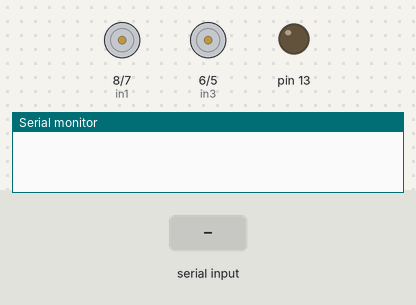
The sketch below on a simulated Arduino Uno, built with avr-gcc and run on an emulated ATmega328P. Shown: motor-driver pin pairs drawn as motors (green arrow = first pin HIGH = forward, orange = second pin HIGH = backward, longer = more drive, scaled by the enable pin), output pins drawn as LEDs (lit = HIGH), the last lines printed to the serial monitor. Inputs (shaded band) come from the test bench.

Above: at 1.2 s.
1.3 s: "F" received over Serial
At 2.5 s:
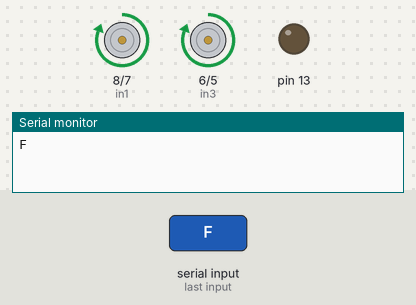
2.8 s: "B" received over Serial
At 3.7 s:
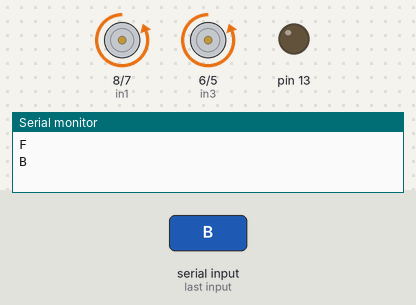
4.3 s: "L" received over Serial
At 4.9 s:
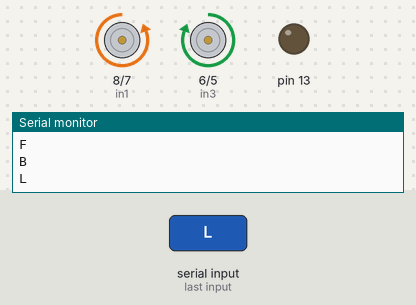
5.8 s: "R" received over Serial
At 7.0 s:
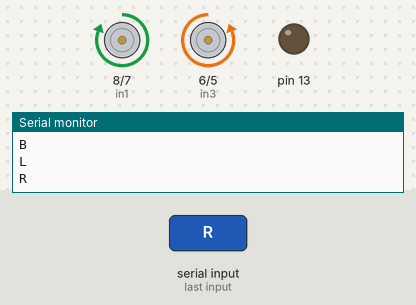
7.3 s: "W" received over Serial
At 8.4 s:
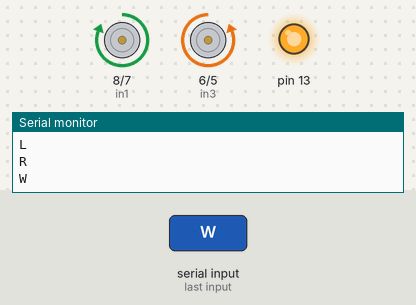
8.8 s: "F" received over Serial
At 9.5 s:
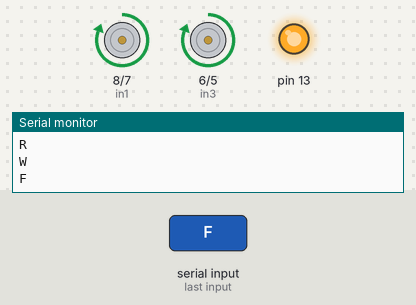
Timing chart, 0 to 11.3 s (numbered marks = the images above; inputs shaded):
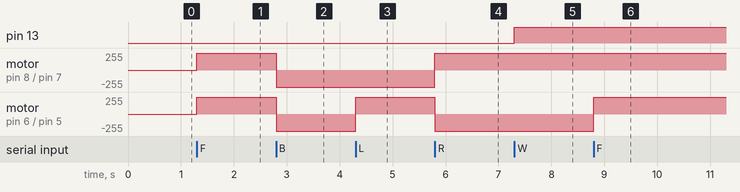

The sketch:

dddddd.ino
```cpp
int incomingByte = 0;
#define enA 9
#define enB 4
#define in1 8
#define in2 7
#define in3 6
#define in4 5
char t;
void setup() {

Serial.begin(9600); // opens serial port, sets data rate to 9600 bps
pinMode(9,OUTPUT);
pinMode(8,OUTPUT);
pinMode(7,OUTPUT);
pinMode(6,OUTPUT);
pinMode(5,OUTPUT);
pinMode(4,OUTPUT);
pinMode(13,OUTPUT);

}

void loop() {

if(Serial.available()){
  t = Serial.read();
  Serial.println(t);
}
if(t=='F'){
  digitalWrite(enA,HIGH);
  digitalWrite(enB,HIGH);
  digitalWrite(in1,HIGH);
  digitalWrite(in3,HIGH);
  digitalWrite(in2,LOW);
  digitalWrite(in4,LOW);
}
else if (t=='B'){
  digitalWrite(enA,HIGH);
  digitalWrite(enB,HIGH);
  digitalWrite(in1,LOW);
  digitalWrite(in3,LOW);
  digitalWrite(in2,HIGH);
  digitalWrite(in4,HIGH);

}
else if (t=='L'){
  digitalWrite(in3,HIGH);
  digitalWrite(in4,LOW);
  /*enables*/
  digitalWrite(enA,HIGH);
  digitalWrite(enB,HIGH);

    digitalWrite(in1,LOW);
  digitalWrite(in2,HIGH);

}
else if (t=='R'){
  digitalWrite(in1,HIGH);
  digitalWrite(in2,LOW);
  /*enables*/
  digitalWrite(enA,HIGH);
  digitalWrite(enB,HIGH);

    digitalWrite(in3,LOW);
  digitalWrite(in4,HIGH);
}
else if( t=='W'){
    digitalWrite(13,HIGH);

}
else if( t=='w'){
    digitalWrite(13,LOW);

}
}
```

Measured:
- after the input at 1.3 s, motor on pin 8 (in1) / pin 7 (in2), motor on pin 6 (in3) / pin 5 (in4): stopped → forward 255/255 at once
- after the input at 2.8 s, motor on pin 8 (in1) / pin 7 (in2), motor on pin 6 (in3) / pin 5 (in4): forward 255/255 → backward 255/255 at once
- after the input at 4.3 s, motor on pin 6 (in3) / pin 5 (in4): backward 255/255 → forward 255/255 at once
- after the input at 5.8 s, motor on pin 8 (in1) / pin 7 (in2): backward 255/255 → forward 255/255 at once; motor on pin 6 (in3) / pin 5 (in4): forward 255/255 → backward 255/255 at once
- after the input at 7.3 s, pin 13: LOW → HIGH at once
- after the input at 8.8 s, motor on pin 6 (in3) / pin 5 (in4): backward 255/255 → forward 255/255 at once
